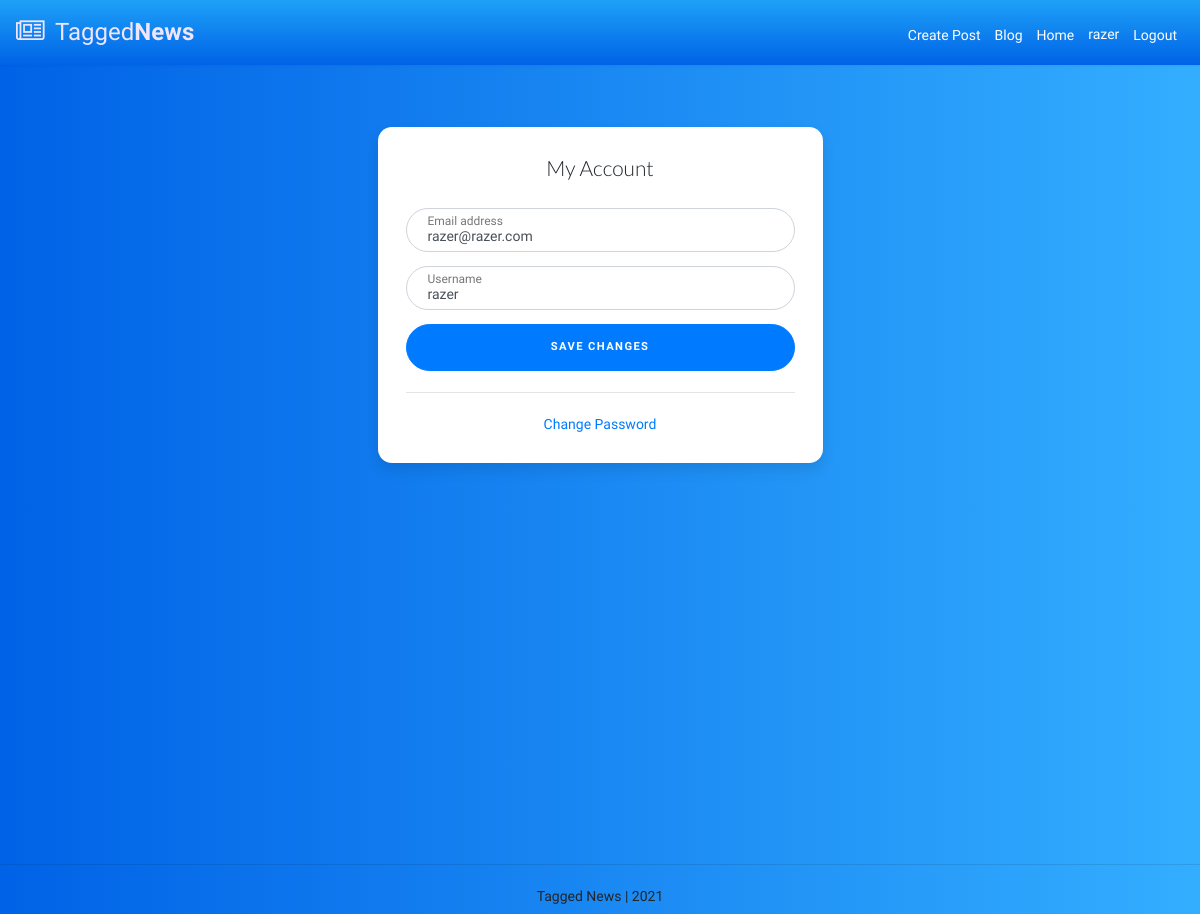
Page /account/ (signed in) on the committed database.
### account/models.py (models this page shows, shortened)
class Account(AbstractBaseUser, PermissionsMixin):
    email                       = models.EmailField(verbose_name="email", max_length=60, unique=True)
    username                    = models.CharField(max_length=30, unique=True)
    avatar                      = models.ImageField(upload_to=upload_location,default='avatar/default.png', blank=False)
    date_joined                 = models.DateTimeField(verbose_name='date joined', auto_now_add=True)
    last_login                  = models.DateTimeField(verbose_name='last login', auto_now=True)
    is_admin                    = models.BooleanField(default=False)
    is_active                   = models.BooleanField(default=True)
    is_staff                    = models.BooleanField(default=False)
    is_superuser                = models.BooleanField(default=False)
    USERNAME_FIELD = 'email'
    REQUIRED_FIELDS = ['username',]
    objects = MyAccountManager()

### account/views.py (the view)
# urls.py: path('account/', account_view, name="account"),
def account_view(request):
	if not request.user.is_authenticated:
			return redirect("login")
	context = {}
	if request.POST:
		form = AccountUpdateForm(request.POST, instance=request.user)
		if form.is_valid():
			form.initial = {
					"email": request.POST['email'],
					"username": request.POST['username'],
			}
			form.save()
			context['success_message'] = "Updated"
	else:
		form = AccountUpdateForm(
			initial={
					"email": request.user.email,
					"username": request.user.username,
				}
			)
	context['account_form'] = form
	return render(request, "account/account.html", context)

### account/forms.py (shortened to what this page needs)
class AccountUpdateForm(forms.ModelForm):
	class Meta:
		model = Account
		fields = ('email', 'username', 'avatar')

### account/templates/account/account.html (shortened to what this page needs)
{% extends 'base.html' %}
{% block content %}
<body>
  <div class="container">
    <div class="row">
      <div class="col-sm-9 col-md-7 col-lg-5 mx-auto">
        <div class="card card-signin my-5">
          <div class="card-body">
            <h5 class="card-title text-center">My Account</h5>
            <form class="form-signin" method="post">{% csrf_token %}
              <div class="form-label-group">
                <input type="email" name="email" id="inputEmail" class="form-control" placeholder="Email address" required autofocus value={{account_form.initial.email}}>
                <label for="inputEmail">Email address</label>
              </div>
              <div class="form-label-group">
                <input type="text" name="username" id="inputUsername" class="form-control" placeholder="Username" required value="{{account_form.initial.username}}">
                <label for="inputUsername">Username</label>
              </div>
              <button class="btn btn-lg btn-primary btn-block text-uppercase" type="submit">Save Changes</button>
          </form>
            <hr class="my-4">
            <div class="foot-lnk">
                <a href="{% url 'password_change' %}"> Change Password </a>
            </div>
          </div>
        </div>
      </div>
    </div>
  </div>
</body>
{% endblock content %}

### templates/snippets/header.html (shortened to what this page needs)
<link rel="stylesheet" href="https://stackpath.bootstrapcdn.com/bootstrap/4.5.0/css/bootstrap.min.css">
<link rel="stylesheet" href="https://maxcdn.bootstrapcdn.com/font-awesome/4.7.0/css/font-awesome.min.css">
<body>
<nav class="navbar navbar-expand-xl navbar-dark bg-dark">
	<a href="{% url 'home' %}" class="navbar-brand"><i class="fa fa-newspaper-o"></i> Tagged<b>News</b></a>
		 <!-- {% load static %}
		 <a href="{% url 'home' %}" class="navbar-brand">
			<svg width="200" height="100"
       		 xmlns="http://www.w3.org/2000/svg">
        	<image href="{% static '/logo.png' %}" height="100" width="200"/>
        	</svg>
		 </a>  -->
	<div id="navbarCollapse" class="collapse navbar-collapse justify-content-start">
		<div class="navbar-nav ml-auto">
			{% if request.user.is_authenticated %}
			<a href="{% url 'blog:create' %}" class="nav-item nav-link"><span>Create Post</span></a>
			<a href="{% url 'blog' %}" class="nav-item nav-link"><span>Blog</span></a>
			<a href="{% url 'home' %}" class="nav-item nav-link"><span>Home</span></a>
			<div class="nav-item dropdown">
				<a href="#" data-toggle="dropdown" class="nav-item nav-link"><span>{{request.user.username}}</span></a>
			</div>
			<a href="{% url 'logout' %}" class="nav-item nav-link"><span>Logout</span></a>
			{% endif %}
		</div>
	</div>
</nav>
</body>
</html>

### templates/snippets/header.html (style rules this page uses)
body { background: #eeeeee; font-family: 'Varela Round', sans-serif; }
.navbar { color: #ffffff; background: linear-gradient(180deg,#1ea1f8,#0062E6) !important; padding: 10px 16px; margin-bottom:20px ; border-radius: 0; border: none; box-shadow: 0 0 4px rgba(0,0,0,.1); }
.navbar .navbar-brand { color: #efe5ff; padding-left: 0; padding-right: 50px; font-size: 24px; }
.navbar .navbar-brand i { font-size: 25px; margin-right: 5px; }
.navbar .nav-item span { position: relative; top: 3px; }
.navbar .navbar-nav > a { color: #efe5ff; padding: 8px 15px; font-size: 14px; }
.navbar-dark .navbar-nav .nav-link span { color: #ffffff; }

### account/templates/account/account.html (style rules this page uses)
:root { --input-padding-x: 1.5rem; --input-padding-y: .75rem; }
body { background: #007bff; background: linear-gradient(to right, #0062E6, #33AEFF); }
.card-signin { border: 0; border-radius: 1rem; box-shadow: 0 0.5rem 1rem 0 rgba(0, 0, 0, 0.1); }
.card-signin .card-title { margin-bottom: 2rem; font-weight: 300; font-size: 1.5rem; }
.card-signin .card-body { padding: 2rem; }
.form-signin { width: 100%; }
.foot-lnk { text-align:center; }
.form-signin .btn { font-size: 80%; border-radius: 5rem; letter-spacing: .1rem; font-weight: bold; padding: 1rem; transition: all 0.2s; }
.form-label-group { position: relative; margin-bottom: 1rem; }
.form-label-group input { height: auto; border-radius: 2rem; }
.form-label-group>input, .form-label-group>label { padding: var(--input-padding-y) var(--input-padding-x); }
.form-label-group>label { position: absolute; top: 0; left: 0; display: block; width: 100%; margin-bottom: 0; line-height: 1.5; color: #495057; border: 1px solid transparent; border-radius: .25rem; transition: all .1s ease-in-out; }
.form-label-group input::placeholder { color: transparent; }
.form-label-group input:not(:placeholder-shown) { padding-top: calc(var(--input-padding-y) + var(--input-padding-y) * (2 / 3)); padding-bottom: calc(var(--input-padding-y) / 3); }
.form-label-group input:not(:placeholder-shown)~label { padding-top: calc(var(--input-padding-y) / 3); padding-bottom: calc(var(--input-padding-y) / 3); font-size: 12px; color: #777; }

### rows in the picture
Account: user.username "razer", email "razer@razer.com", username "razer"
